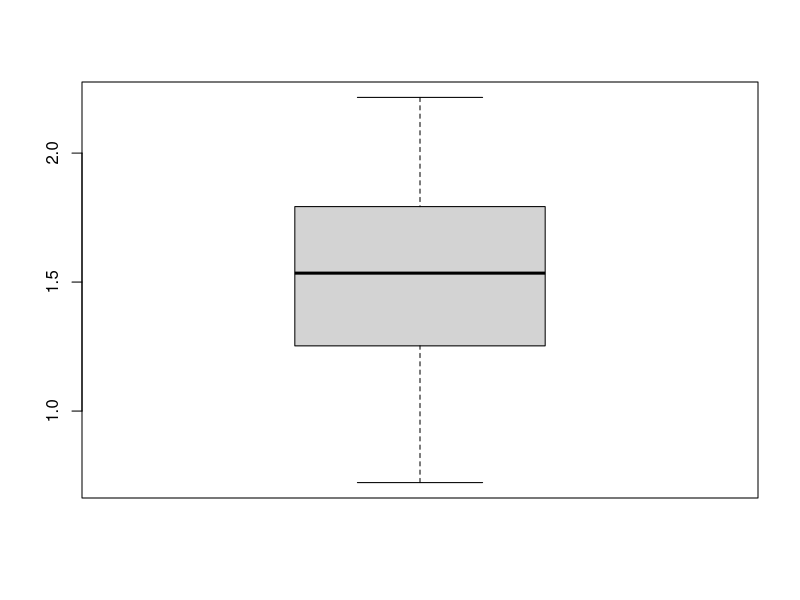
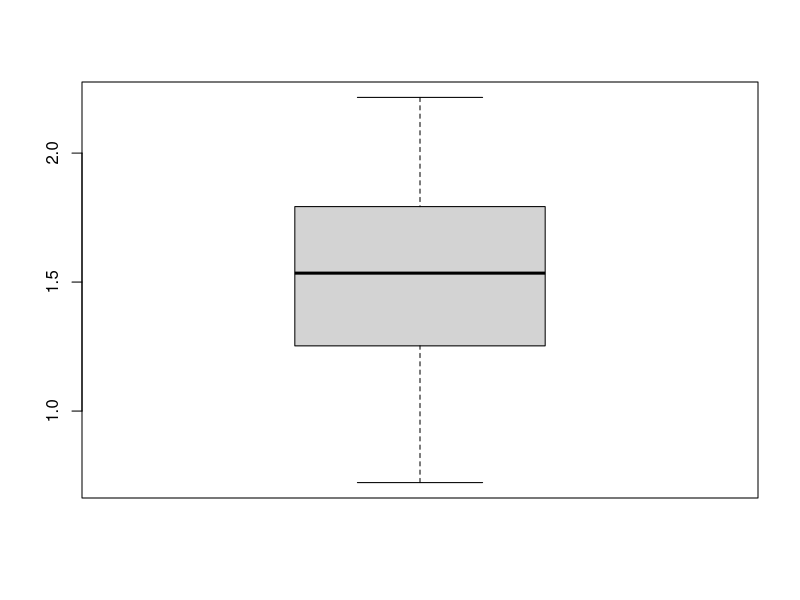
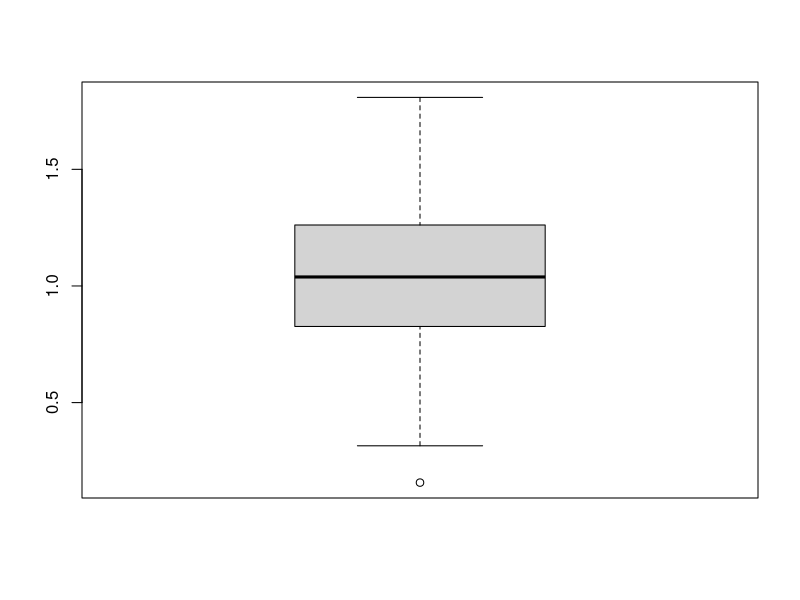
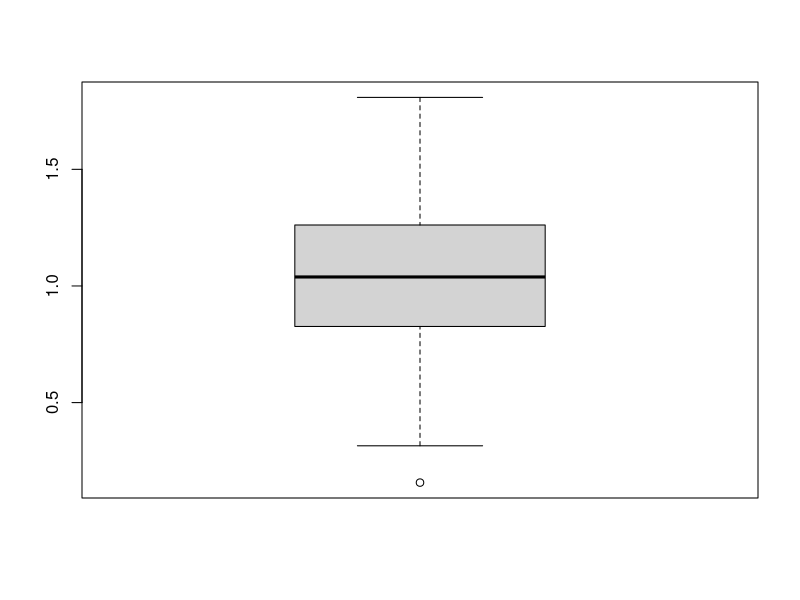
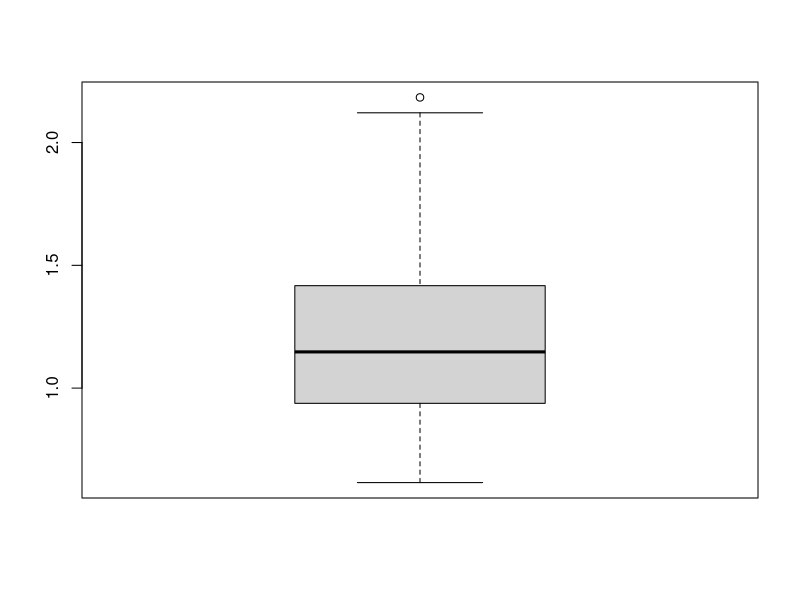
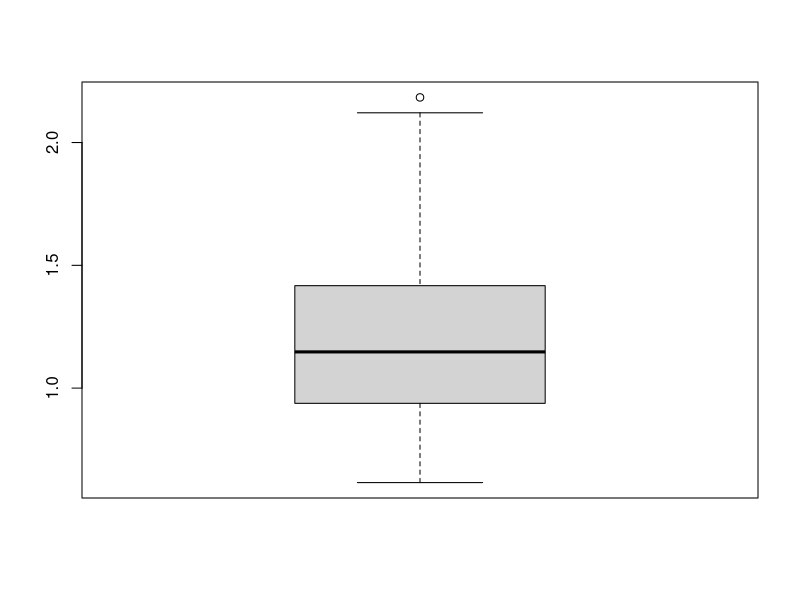
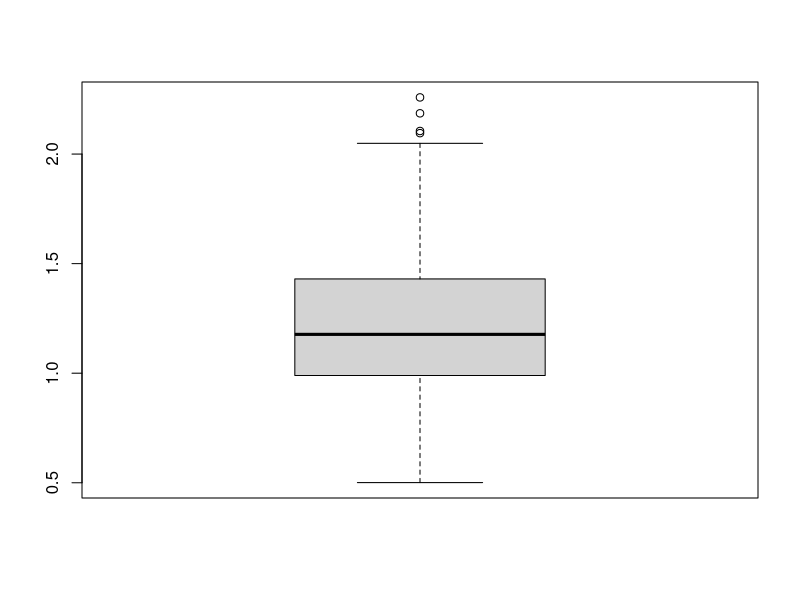
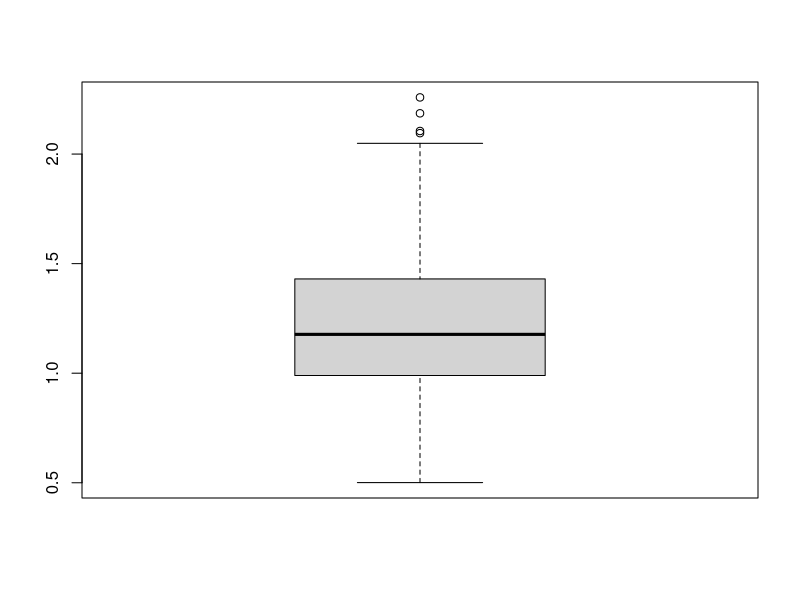

Write the R code that produced these figures, in order.
library(tidyverse)
library(magrittr)

setwd(dirname(rstudioapi::getActiveDocumentContext()$path))

df <- read.csv2('../data/raw_data.csv')

df %<>%
  select(
    id, trial, session, statement_type,
    factual_truth, responses, dur_trial
  ) %>% 
  rename(
    stim_type = statement_type,
    resp = responses,
    rt = dur_trial
  ) %>% 
  mutate(
    stim_type = as.factor(stim_type),
    factual_truth = ifelse(factual_truth == 'true', 1, 0)
  ) %>% 
  mutate(correct = ifelse(factual_truth == resp, 1, 0)) %>% 
  filter(rt > 0) %>% 
  group_by(id) %>% 
  filter(
    log(rt) > boxplot(log(rt))$stats[1],
    log(rt) < boxplot(log(rt))$stats[5]
  ) %>% 
  ungroup() %>% 
  mutate(
    id = dense_rank(id),
    condition = case_when(
      factual_truth == 1 & stim_type == 0 ~ 1, # true statement, new
      factual_truth == 1 & stim_type == 1 ~ 2, # true statement, repeated
      factual_truth == 0 & stim_type == 0 ~ 3, # false statement, new
      factual_truth == 0 & stim_type == 1 ~ 4  # false statement, repeated
    )
  )

summary <- df %>% 
  group_by(id, session) %>% 
  summarise(
    N = n(),
    min = min(rt),
    max = max(rt),
    mean = mean(rt),
  )

# save session data
df_session_1 <- df %>% 
  filter(session == 1) %>% 
  write_csv(., '../data/data_session_1.csv')

df_session_2 <- df %>% 
  filter(session == 2) %>% 
  write_csv(., '../data/data_session_2.csv')


################################################################################
# EXPERIMENT 2
################################################################################
df <- read_csv2('../data/exp2_raw_data.csv')

df %<>% 
  rename(
    id = VP_Code,
    factual_truth = FactualTruth,
    stim_type = repetition,
    resp = responses,
    rt = responses_rt,
    rt_question = key_resp_question_rt
  ) %>% 
  mutate(
    id = dense_rank(id),
    factual_truth = as.numeric(factual_truth),
    correct = ifelse(resp == factual_truth, 1, 0),
    rt = as.numeric(rt),
    rt_question = as.numeric(rt_question)
  ) %>% 
  select(
    id, stim_type, factual_truth,
    resp, correct, rt, rt_question
  ) %>% 
  arrange(id) %>% 
  group_by(id) %>% 
  mutate(
    rt = ifelse(log(rt) > boxplot(log(rt))$stats[1], rt, NA),
    rt = ifelse(log(rt) < boxplot(log(rt))$stats[5], rt, NA),
    rt_question = ifelse(log(rt_question) > boxplot(log(rt_question))$stats[1], rt_question, NA),
    rt_question = ifelse(log(rt_question) < boxplot(log(rt_question))$stats[5], rt_question, NA),
    rt_question = ifelse(rt_question < 1, NA, rt_question)
  ) %>% 
  ungroup() %>% 
  drop_na(rt, rt_question) %>% 
  ungroup() %>% 
  mutate(
    condition = case_when(
      factual_truth == 1 & stim_type == 0 ~ 1, # true statement, new
      factual_truth == 1 & stim_type == 1 ~ 2, # true statement, repeated
      factual_truth == 0 & stim_type == 0 ~ 3, # false statement, new
      factual_truth == 0 & stim_type == 1 ~ 4  # false statement, repeated
    )
  )

write_csv(df, 'data_exp_2.csv')
